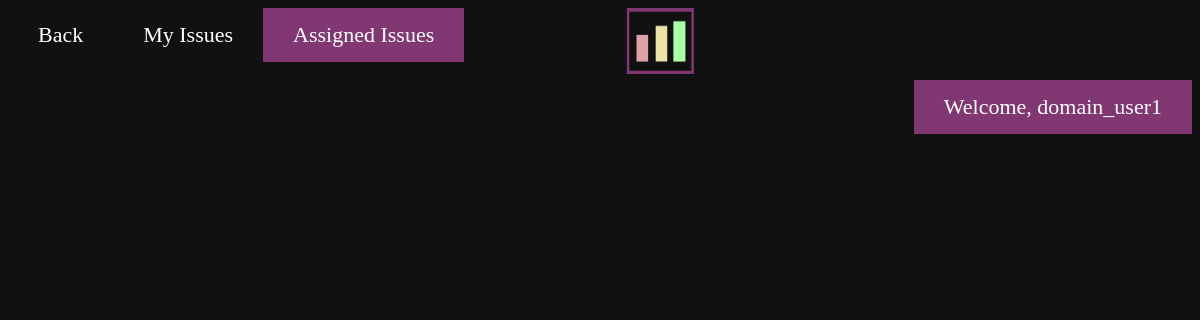
Page /assign_issue.php (signed in) on the earlier database version.
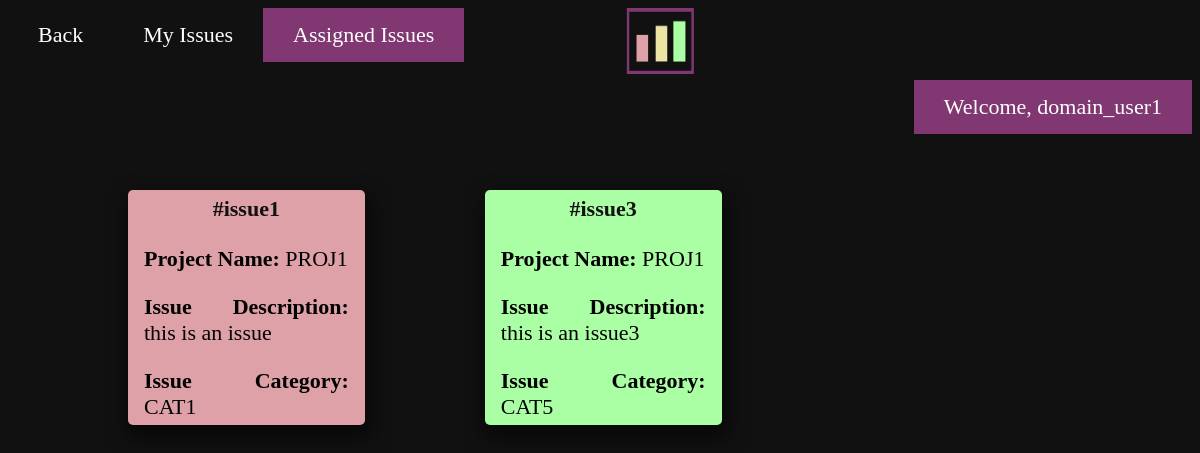
Same page on the later database version.
### tables this page shows
CREATE TABLE `issue` (
  `issue_id` int(11) NOT NULL,
  `emp_id` int(11) DEFAULT NULL,
  `project_id` int(11) NOT NULL,
  `issue_name` varchar(50) DEFAULT NULL,
  `issue_desc` varchar(200) DEFAULT NULL,
  `cat_id` int(20) DEFAULT NULL,
  `status` varchar(50) NOT NULL DEFAULT 'Open',
  `assign` int(11) NOT NULL,
  `assign_to` int(11) NOT NULL
);

CREATE TABLE `project` (
  `p_id` int(11) NOT NULL,
  `p_name` varchar(100) NOT NULL,
  `p_desc` varchar(200) NOT NULL,
  `p_sd` varchar(50) NOT NULL,
  `p_ed` varchar(50) NOT NULL,
  `p_location` varchar(50) NOT NULL,
  `p_budget` int(11) NOT NULL,
  `p_client` varchar(50) NOT NULL
);

CREATE TABLE `issuecat` (
  `cat_id` int(11) NOT NULL,
  `p_id` int(11) NOT NULL,
  `cat_name` varchar(200) NOT NULL
);

### assign_issue.php (the view, shortened to what this page needs)
<?php
	$user = $_SESSION["user"];
	$con = mysqli_connect('localhost', 'root', '', 'projectracker');
	$sql = "SELECT emp_username from employee where emp_id=$user";
	$result = mysqli_query($con,$sql);
	$row = mysqli_fetch_assoc($result);
	$un = $row["emp_username"];
?>
<html>
<head>
</head>
<body>
<ul>
  <li><a href="home_page.php">Back</a></li>
  <li><a href="view_issue.php">My Issues</a></li>
  <li><a class="active" href="assign_issue.php">Assigned Issues</a></li>
  <li class="lici"><img src="nav_logo.png" class="img"></li>
  <li class="lic"><a href="logout.php">Welcome, <?php echo htmlspecialchars($un);?></a></li>
</ul>
<?php
	$con = mysqli_connect('localhost', 'root', '', 'projectracker');
	$sql = "SELECT * from issue where assign_to=$user and assign='1'";
	$result = mysqli_query($con,$sql);
	while($row = mysqli_fetch_assoc($result))
	{
		$i = $row["issue_id"];
		$in = $row['issue_name'];
		$ci = $row["cat_id"];
		$st = $row["status"];
		$pi = $row["project_id"];
		$sql = "SELECT p_name from project where p_id=$pi";
		$r = mysqli_query($con,$sql);
		$ro = mysqli_fetch_assoc($r);
		$pname = $ro["p_name"];
		$sql = "SELECT cat_name from issuecat where cat_id=$ci AND p_id=$pi";
		$res = mysqli_query($con,$sql);
		$c_name = mysqli_fetch_assoc($res);
		$cn = $c_name["cat_name"];
		$id = $row["issue_desc"];
		if(strcmp($st,"Open")==0)
		{
			echo "<div class='card open' style='float:left;margin-left:15vh;margin-top:7vh;'><div class='container'>";
		}
		else if(strcmp($st,"In Progress")==0)
		{
			echo "<div class='card progress' style='float:left;margin-left:15vh;margin-top:7vh;'><div class='container'>";
		}
		else if(strcmp($st,"Closed")==0)
		{
			echo "<div class='card closed' style='float:left;margin-left:15vh;margin-top:7vh;'><div class='container'>";
		}
		echo "<h4>#$in</h4> ";
		echo "<p><b>Project Name:</b> $pname</p>";
		echo "<p><b>Issue Description:</b> $id</p>";
		echo "<p><b>Issue Category:</b> $cn</p></div>";
		echo "<form action='update_status.php' method='post'><input type='text' name='eid' value='$user' hidden><input type='text' name='id' value=$i hidden>";
		echo "<input type='text' class='inputFields button' placeholder='Enter new status' name='status' value='' required><input type='submit' value='Update Status' class='button' name='submit'></form>";
		echo "</div>";
	}
?>
</body>
</html>

Differences in the rows shown:
now on this page (row edited): issue: issue_name "issue1", project.p_name "PROJ1", issue_desc "this is an issue", cat.cat_name "CAT1"
now on this page (row edited): issue: issue_name "issue3", project.p_name "PROJ1", issue_desc "this is an issue3", cat.cat_name "CAT5"
